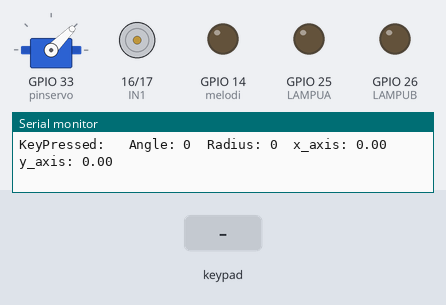
This sketch was run on a simulated ESP32. Parts: servo, motor-driver pin pairs drawn as motors (green arrow = first pin HIGH = forward, orange = second pin HIGH = backward, longer = more drive, scaled by the enable pin), output pins drawn as LEDs (lit = HIGH), the last lines printed to the serial monitor. Dashed ring = blinking. The test bench sets the inputs (shaded band).

Above: at 2.0 s.
2.1 s: key 'L' pressed
At 3.0 s:
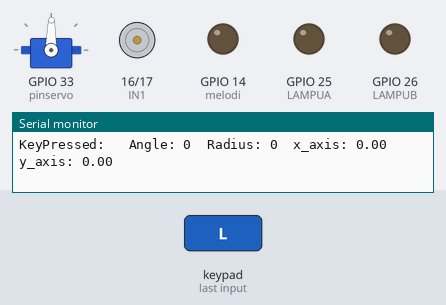
4.2 s: key 'D' pressed
At 4.41 s:
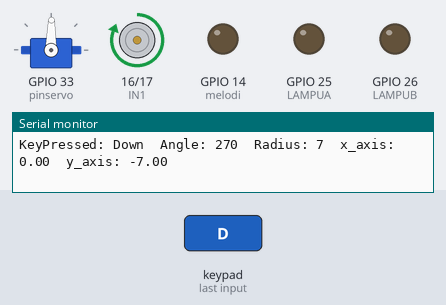
6.1 s: key 'X' pressed
At 7.7 s:
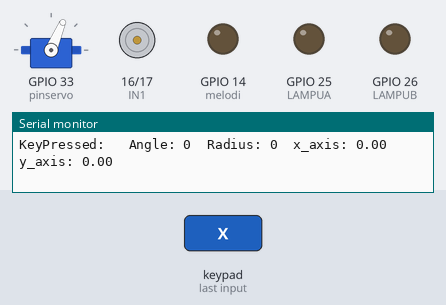
8.0 s: key 'R' pressed
At 9.8 s:
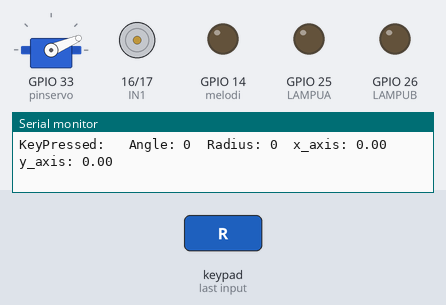
10.1 s: key 'T' pressed
At 10.3 s:
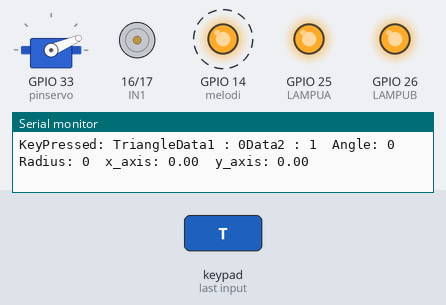
11.9 s: key 'R' pressed
At 12.8 s:
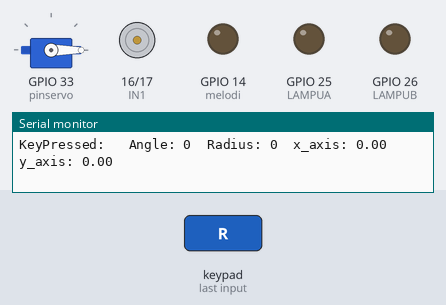
Timing chart, 0 to 14.9 s (numbered marks = the images above; inputs shaded):
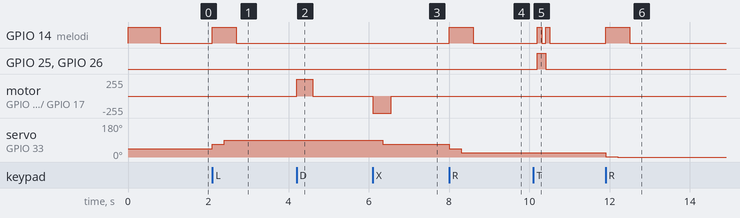

Measured:
- after the input at 2.1 s, GPIO 14 (melodi): LOW → HIGH at once, → LOW 0.60 s later; servo on GPIO 33 (pinservo): 45° → 67° at once, → 89° 0.30 s later
- after the input at 4.2 s, motor on GPIO 16 (IN1) / GPIO 17 (IN2): stopped → forward 255/255 at once, → stopped 0.40 s later
- after the input at 6.1 s, motor on GPIO 16 (IN1) / GPIO 17 (IN2): stopped → backward 255/255 at once, → stopped 0.45 s later; servo on GPIO 33 (pinservo): 89° → 67° after 0.25 s
- after the input at 8.0 s, GPIO 14 (melodi): LOW → HIGH at once, → LOW 0.60 s later; servo on GPIO 33 (pinservo): 67° → 45° at once, → 23° 0.30 s later
- after the input at 10.1 s, GPIO 14 (melodi): alternates HIGH for 0.10 s and LOW for 0.10 s, 4 changes in all, then stays LOW, starting after 0.10 s; GPIO 25 (LAMPUA), GPIO 26 (LAMPUB): LOW → HIGH after 0.10 s, → LOW 0.20 s later
- after the input at 11.9 s, GPIO 14 (melodi): LOW → HIGH at once, → LOW 0.60 s later; servo on GPIO 33 (pinservo): 23° → 1° at once, → 0° 0.30 s later

The sketch:

fix_mobildd_tahapSemiFinal_Servo_Lamp_LED_BUZZ.ino
```cpp
/*
   Gamepad module provides three different mode namely Digital, JoyStick and Accerleometer.

   You can reduce the size of library compiled by enabling only those modules that you want to
   use. For this first define CUSTOM_SETTINGS followed by defining INCLUDE_modulename.

   Explore more on: https://thestempedia.com/docs/dabble/game-pad-module/
*/
#include <DabbleESP32.h>
#include <ESP32Servo.h>
//#include <FastLED.h>
#define CUSTOM_SETTINGS
#define INCLUDE_GAMEPAD_MODULE
#define LAMPUA 25
#define LAMPUB 26
#define SOUND_SPEED 0.017
#define pinservo 33
//#define NUM_LEDS 8
//#define LED_PIN 12
#define melodi 14


//CRGB leds[NUM_LEDS];
Servo servo;
int ENA = 27;
int IN1 = 16;
int IN2 = 17;
int speedK=1;
int data = 0;
const int frequency = 500;
const int pwm_channel = 0;
const int resolution = 8;
int pwm_speed = 180;

void setup() {
  // put your setup code here, to run once:
  Serial.begin(115200);       // make sure your Serial Monitor is also set at this baud rate.
  Dabble.begin("MobilKOKO64");  //set bluetooth name of your device
  pinMode(LAMPUA, OUTPUT);
  pinMode(LAMPUB, OUTPUT);
  pinMode(ENA, OUTPUT);
  pinMode(IN1, OUTPUT);
  pinMode(IN2, OUTPUT);
  pinMode(melodi, OUTPUT);
  digitalWrite(IN1, LOW);
  digitalWrite(IN2, LOW);
  digitalWrite(LAMPUA, LOW);
  digitalWrite(LAMPUB, LOW);
  //FastLED.addLeds<WS2812, LED_PIN, RGB>(leds, NUM_LEDS);
  ledcSetup(pwm_channel, frequency, resolution);
  ledcAttachPin(ENA, pwm_channel);
  servo.attach(pinservo);
  servo.write(45);  //tengah 45 //0 kanan // 90 kiri
  firstled();


}

void loop() {
  Dabble.processInput();  //this function is used to refresh data obtained from smartphone.Hence calling this function is mandatory in order to get data properly from your mobile.
  Serial.print("KeyPressed: ");
  if (GamePad.isTrianglePressed()) {
    Serial.print("Triangle");
    lampudepan();
  }
  if (GamePad.isSquarePressed())
  {
    Serial.print("Square");
    speedK -=1;
    if(speedK<=1) speedK = 1;
    ledspeed();
    delay(300);
  }

  if (GamePad.isCirclePressed())
  {
    Serial.print("Circle");
    speedK +=1;
    if(speedK>=4) speedK = 4;
    ledspeed();
    delay(300);
  }
  if (GamePad.isUpPressed()) {
    Serial.print("Up");
    servo.write(45);
    delay(500);
    Serial.print(servo.read());
  }
  if (GamePad.isLeftPressed() && GamePad.isCrossPressed()) {
    kiri();
    maju();
    delay(200);
  }
  if (GamePad.isRightPressed() && GamePad.isCrossPressed()) {
    kanan();
    maju();
    delay(200);
  }
  if (GamePad.isLeftPressed()) {
    Serial.print("Left");
    kiri();
  }

  if (GamePad.isRightPressed()) {
    kanan();
  }

  if (GamePad.isCrossPressed()) {
    maju();
    autotengah();
  }

  if (GamePad.isDownPressed()) {
    Serial.print("Down");
    mundur();
  }

  if (!GamePad.isDownPressed() && !GamePad.isCrossPressed()) {
    stop();
  }
  Serial.print('\t');

  int a = GamePad.getAngle();
  Serial.print("Angle: ");
  Serial.print(a);
  Serial.print('\t');
  int b = GamePad.getRadius();
  Serial.print("Radius: ");
  Serial.print(b);
  Serial.print('\t');
  float c = GamePad.getXaxisData();
  Serial.print("x_axis: ");
  Serial.print(c);
  Serial.print('\t');
  float d = GamePad.getYaxisData();
  Serial.print("y_axis: ");
  Serial.println(d);
  Serial.println();
}

void firstled(){
  for (int i=0;i<8;i++){
    digitalWrite(melodi, HIGH);
    delay(100);
    digitalWrite(melodi, LOW);
  }
  /*
  for(int i=0;i<8;i++){
    leds[i] = CRGB::Red;
    FastLED.show();
    digitalWrite(melodi, HIGH);
    delay(100);
    leds[i] = CRGB::Black;
    FastLED.show();
    digitalWrite(melodi, LOW);
    delay(100);

  }
  for(int i=0;i<8;i++){
    leds[i] = CRGB::White;
    FastLED.show();
    delay(100);
  }
  for(int i=0;i<8;i++){
    leds[i] = CRGB::Black;
    FastLED.show();
    delay(100);
  }
  */
}
void ledspeed(){
  //String pointers[] = { "Green", "Yellow",  "Red","White"};
  if(speedK==1){
    digitalWrite(melodi, HIGH);
    delay(100);
    digitalWrite(melodi, LOW);
  }
  if(speedK==2){
    for(int i=0;i<speedK;i++){
      digitalWrite(melodi, HIGH);
      delay(100);
      digitalWrite(melodi, LOW);
    }
  }
  if(speedK==3){
    for(int i=0;i<speedK;i++){
      digitalWrite(melodi, HIGH);
      delay(100);
      digitalWrite(melodi, LOW);
    }
  }
  if(speedK==4){
    for(int i=0;i<speedK;i++){
      digitalWrite(melodi, HIGH);
      delay(100);
      digitalWrite(melodi, LOW);
    }
  }
  /*
  for(int i=0;i<8;i++){
    digitalWrite(melodi, HIGH);
    if(speedK==1) leds[i] = CRGB::Green;
    else if(speedK==2) leds[i] = CRGB::Yellow;
    else if(speedK==3) leds[i] = CRGB::Red;
    else if(speedK==4) leds[i] = CRGB::White;
    else leds[i] = CRGB::Black;
    FastLED.show();
    delay(500);
    digitalWrite(melodi, LOW);
  }
  */
}

int speedMax(int num){
  int speedmax;
  if(num==1){
    speedmax = 255;
  }
  else if(num==2){
    speedmax = 400;
  }
  else if(num==3){
    speedmax = 700;
  }
  else if(num==4){
    speedmax = 1020;
  }
  return speedmax;

}
void lampudepan() {
  Serial.print("Data1 : ");
  Serial.print(data);
  delay(100);
  if(data==0){
    digitalWrite(melodi, HIGH);
    digitalWrite(LAMPUA, HIGH);
    digitalWrite(LAMPUB, HIGH);
    delay(100);
    data = 1;
    Serial.print("Data2 : ");
    Serial.print(data);
    digitalWrite(melodi, LOW);
    return;
  }
  if(data==1){
    digitalWrite(melodi, HIGH);
    digitalWrite(LAMPUA, LOW);
    digitalWrite(LAMPUB, LOW);
    delay(100);
    data = 0;
    Serial.print("Data2 : ");
    Serial.print(data);
    digitalWrite(melodi, LOW);
    return;
  }
}

void kiri() {
  digitalWrite(melodi, HIGH);
  int data = servo.read();
  int i = data;
  i += 22;
  if (i >= 90) i = 90;
  servo.write(i);
  delay(300);
  digitalWrite(melodi, LOW);
}

void kanan() {
  digitalWrite(melodi, HIGH);
  int data = servo.read();
  int i = data;
  i -= 22;
  if (i <= 0) i = 0;
  servo.write(i);
  delay(300);
  digitalWrite(melodi, LOW);
}

void autotengah() {

  int data = servo.read();
  if (data > 50) {
    delay(250);
    int i = data;
    i -= 22;
    if (i <= 45) i = 45;
    servo.write(i);
    delay(200);
  }
  else if (data < 40) {
    delay(250);
    int i = data;
    i += 22;
    if (i >= 45) i = 45;
    servo.write(i);
    delay(200);
  }
}

void stop() {
  digitalWrite(melodi, LOW);
  digitalWrite(IN1, LOW);
  digitalWrite(IN2, LOW);
  ledcWrite(pwm_channel, 0);
  pwm_speed = 180;
}

void maju() {
  digitalWrite(IN1, LOW);
  digitalWrite(IN2, HIGH);
  for (int i = pwm_speed; i <= speedMax(speedK); i++) {
    pwm_speed = i;
    ledcWrite(pwm_channel, pwm_speed);
  }
}

void mundur() {
  digitalWrite(IN1, HIGH);
  digitalWrite(IN2, LOW);
  for (int i = pwm_speed; i <= speedMax(speedK); i++) {
    pwm_speed = i;
    ledcWrite(pwm_channel, pwm_speed);
  }
}
```
